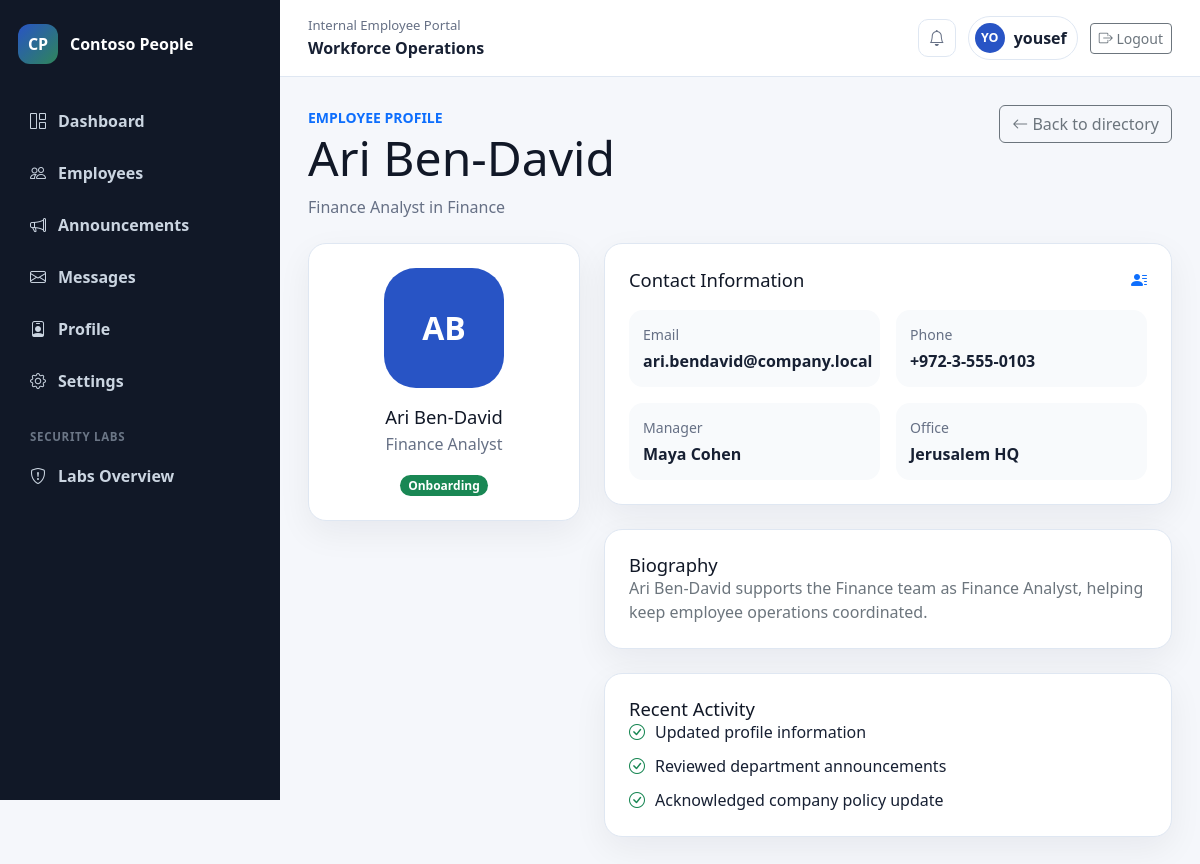
The app's page /portal/employees/3 (signed in) with its own data.
### tables this page shows
CREATE TABLE employees (
    id INTEGER PRIMARY KEY AUTOINCREMENT,
    full_name TEXT NOT NULL,
    email TEXT NOT NULL UNIQUE,
    department TEXT NOT NULL,
    job_title TEXT NOT NULL,
    location TEXT NOT NULL,
    status TEXT NOT NULL,
    created_at TEXT NOT NULL DEFAULT CURRENT_TIMESTAMP
);

### app/portal.py (the view)
@portal_bp.route("/employees/<int:employee_id>")
@login_required
def employee_detail(employee_id):
    employee = get_db().execute(
        """
        SELECT id, full_name, email, department, job_title, location, status
        FROM employees
        WHERE id = ?
        """,
        (employee_id,),
    ).fetchone()
    if employee is None:
        abort(404)
    return render_template(
        "portal/employee_detail.html",
        employee=_employee_profile(employee),
    )

### app/auth.py (called while the page is built)
def login_required(view):
    @wraps(view)
    def wrapped_view(**kwargs):
        if session.get("user_id") is None:
            flash("Please log in to view that page.")
            return redirect(url_for("auth.login"))
        return view(**kwargs)
    return wrapped_view

### app/database.py (called while the page is built)
def get_db():
    if "db" not in g:
        g.db = sqlite3.connect(current_app.config["DATABASE_PATH"])
        g.db.row_factory = sqlite3.Row
        g.db.execute("PRAGMA foreign_keys = ON")
    return g.db

### app/detection.py (called while the page is built)
def _collect_inspectable_text():
    parts = [request.full_path]
    if request.form:
        parts.extend(str(value) for value in request.form.values())
    return " ".join(parts)

def register_detection(app):
    @app.before_request
    def _log_and_flag_request():
        if request.path.startswith("/static/"):
            return
        database = get_db()
        database.execute(
            "INSERT INTO request_logs (method, path, ip_address, user_agent) VALUES (?, ?, ?, ?)",
            (request.method, request.path, request.remote_addr, request.headers.get("User-Agent", "")),
        )
        database.commit()
        inspectable = _collect_inspectable_text()
        for pattern, reason in SUSPICIOUS_PATTERNS:
            if pattern.search(inspectable):
                record_alert(reason)
                break

### app/portal.py (called while the page is built)
def _employee_profile(employee):
    return {
        **dict(employee),
        "initials": "".join(part[0] for part in employee["full_name"].split()[:2]).upper(),
        "phone": "+972-3-555-01{:02d}".format(employee["id"]),
        "manager": "Maya Cohen" if employee["department"] != "Human Resources" else "Dana Shalev",
        "office": f"{employee['location']} HQ",
        "bio": (
            f"{employee['full_name']} supports the {employee['department']} team as "
            f"{employee['job_title']}, helping keep employee operations coordinated."
        ),
        "activity": [
            "Updated profile information",
            "Reviewed department announcements",
            "Acknowledged company policy update",
        ],
    }

### templates/portal/employee_detail.html (shortened to what this page needs)
{% extends "base.html" %}
{% block content %}
<div class="page-header">
    <div>
        <span class="text-uppercase text-primary small fw-bold">Employee Profile</span>
        <h1>{{ employee.full_name }}</h1>
        <p>{{ employee.job_title }} in {{ employee.department }}</p>
    </div>
    <a class="btn btn-outline-secondary" href="{{ url_for('portal.employees') }}">
        <i class="bi bi-arrow-left"></i> Back to directory
    </a>
</div>
<div class="row g-4">
    <div class="col-xl-4">
        <section class="portal-card profile-summary text-center">
            <div class="profile-photo mx-auto">{{ employee.initials }}</div>
            <h2>{{ employee.full_name }}</h2>
            <p>{{ employee.job_title }}</p>
            <span class="badge rounded-pill text-bg-success">{{ employee.status }}</span>
        </section>
    </div>
    <div class="col-xl-8">
        <section class="portal-card mb-4">
            <div class="card-heading">
                <h2>Contact Information</h2>
                <i class="bi bi-person-lines-fill text-primary"></i>
            </div>
            <div class="details-grid">
                <div><span>Email</span><strong>{{ employee.email }}</strong></div>
                <div><span>Phone</span><strong>{{ employee.phone }}</strong></div>
                <div><span>Manager</span><strong>{{ employee.manager }}</strong></div>
                <div><span>Office</span><strong>{{ employee.office }}</strong></div>
            </div>
        </section>
        <section class="portal-card mb-4">
            <h2>Biography</h2>
            <p class="text-secondary mb-0">{{ employee.bio }}</p>
        </section>
        <section class="portal-card">
            <h2>Recent Activity</h2>
            <ul class="clean-list">
                {% for item in employee.activity %}
                    <li><i class="bi bi-check-circle text-success"></i>{{ item }}</li>
                {% endfor %}
            </ul>
        </section>
    </div>
</div>
{% endblock %}

### static/css/style.css (style rules this page uses)
:root { --portal-bg: #f5f7fb; --portal-surface: #ffffff; --portal-border: #dfe7f2; --portal-text: #172033; --portal-muted: #667085; --portal-primary: #2854c5; --portal-sidebar: #111827; }
body { min-height: 100vh; color: var(--portal-text); background: var(--portal-bg); }
a { text-decoration: none; }
.avatar-sm, .employee-avatar, .profile-photo, .metric-icon { display: inline-grid; place-items: center; color: #ffffff; background: var(--portal-primary); font-weight: 800; }
.feature-card, .portal-card, .auth-panel, .lab-panel, .placeholder-panel { border: 1px solid var(--portal-border); border-radius: 18px; background: var(--portal-surface); box-shadow: 0 12px 34px rgba(17, 24, 39, 0.06); }
.feature-card, .portal-card, .auth-panel, .lab-panel, .placeholder-panel { padding: 24px; }
.page-header { display: flex; justify-content: space-between; align-items: flex-start; gap: 18px; margin-bottom: 24px; }
.page-header h1 { margin: 0; color: #111827; font-size: clamp(2rem, 4vw, 3rem); }
.page-header p { max-width: 760px; margin: 8px 0 0; color: var(--portal-muted); }
.card-heading { display: flex; align-items: center; justify-content: space-between; gap: 16px; margin-bottom: 18px; }
.card-heading h2, .portal-card h2 { margin: 0; color: #111827; font-size: 1.15rem; }
.activity-timeline div, .quick-actions a, .clean-list li { display: flex; align-items: center; gap: 10px; }
.event-list span, .news-list span, .employee-meta, .portal-card p { color: var(--portal-muted); }
.profile-summary h2 { margin: 18px 0 4px; }
.profile-photo { width: 120px; height: 120px; border-radius: 32px; font-size: 2rem; }
.details-grid { display: grid; grid-template-columns: repeat(auto-fit, minmax(210px, 1fr)); gap: 16px; }
.details-grid div { padding: 14px; border-radius: 14px; background: #f8fafc; }
.details-grid span { display: block; color: var(--portal-muted); font-size: 0.88rem; }
.details-grid strong { display: block; margin-top: 4px; }
.clean-list { display: grid; gap: 10px; padding: 0; margin: 0; list-style: none; }

### records on screen
employees: full_name "Ari Ben-David", job_title "Finance Analyst", department "Finance", status "Onboarding", email "ari.bendavid@company.local"

### other values on screen
{{ session.get("username", "EP")[:2].upper() }} "YO"
{{ session.get("username", "Employee") }} "yousef"
{{ employee.initials }} "AB"
{{ employee.phone }} "+972-3-555-0103"
{{ employee.manager }} "Maya Cohen"
{{ employee.office }} "Jerusalem HQ"
{{ employee.bio }} "Ari Ben-David supports the Finance team as Finance Analyst, helping keep employee operations coordinated."
{{ item }} "Updated profile information" "Reviewed department announcements" "Acknowledged company policy update"
